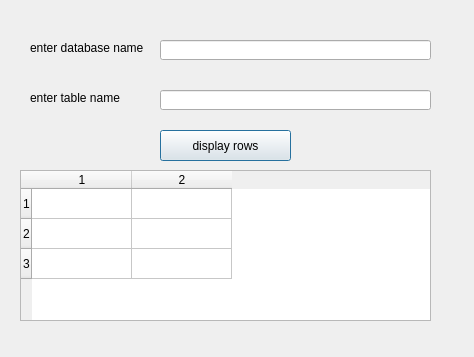
<?xml version="1.0" encoding="UTF-8"?>
<ui version="4.0">
 <class>Dialog</class>
 <widget class="QDialog" name="Dialog">
  <property name="geometry">
   <rect>
    <x>0</x>
    <y>0</y>
    <width>474</width>
    <height>357</height>
   </rect>
  </property>
  <property name="windowTitle">
   <string>Dialog</string>
  </property>
  <widget class="QLabel" name="label">
   <property name="geometry">
    <rect>
     <x>30</x>
     <y>40</y>
     <width>151</width>
     <height>16</height>
    </rect>
   </property>
   <property name="text">
    <string>enter database name</string>
   </property>
  </widget>
  <widget class="QLabel" name="label_2">
   <property name="geometry">
    <rect>
     <x>30</x>
     <y>90</y>
     <width>121</width>
     <height>16</height>
    </rect>
   </property>
   <property name="text">
    <string>enter table name</string>
   </property>
  </widget>
  <widget class="QLineEdit" name="lineEdit">
   <property name="geometry">
    <rect>
     <x>160</x>
     <y>40</y>
     <width>271</width>
     <height>20</height>
    </rect>
   </property>
  </widget>
  <widget class="QLineEdit" name="lineEdit_2">
   <property name="geometry">
    <rect>
     <x>160</x>
     <y>90</y>
     <width>271</width>
     <height>20</height>
    </rect>
   </property>
  </widget>
  <widget class="QPushButton" name="pushButton">
   <property name="geometry">
    <rect>
     <x>160</x>
     <y>130</y>
     <width>131</width>
     <height>31</height>
    </rect>
   </property>
   <property name="text">
    <string>display rows</string>
   </property>
  </widget>
  <widget class="QTableWidget" name="tableWidget">
   <property name="geometry">
    <rect>
     <x>20</x>
     <y>170</y>
     <width>411</width>
     <height>151</height>
    </rect>
   </property>
   <property name="rowCount">
    <number>3</number>
   </property>
   <property name="columnCount">
    <number>2</number>
   </property>
   <row/>
   <row/>
   <row/>
   <column/>
   <column/>
  </widget>
  <widget class="QLabel" name="message">
   <property name="geometry">
    <rect>
     <x>50</x>
     <y>330</y>
     <width>371</width>
     <height>21</height>
    </rect>
   </property>
   <property name="text">
    <string/>
   </property>
  </widget>
 </widget>
 <resources/>
 <connections/>
</ui>
